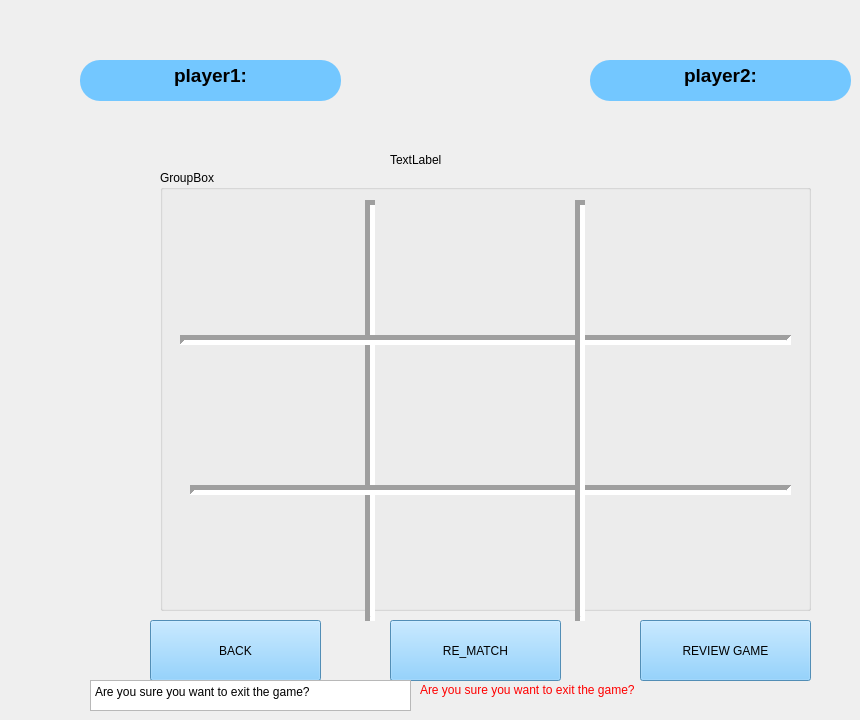
       <widget class="QWidget" name="page_4">
        <widget class="QPushButton" name="grid6">
         <property name="geometry">
          <rect>
           <x>170</x>
           <y>490</y>
           <width>201</width>
           <height>131</height>
          </rect>
         </property>
         <property name="styleSheet">
          <string notr="true">QPushButton
{
border :none;
color:black;
	font: 28pt &quot;Segoe Fluent Icons&quot;;
}
QPushButton:Hover
{
background-color:blue;
}
QPushButton:pressed
{
background-color:red;
}</string>
         </property>
         <property name="text">
          <string/>
         </property>
        </widget>
        <widget class="QPushButton" name="grid5">
         <property name="geometry">
          <rect>
           <x>580</x>
           <y>350</y>
           <width>201</width>
           <height>131</height>
          </rect>
         </property>
         <property name="styleSheet">
          <string notr="true">QPushButton
{
border :none;
color:black;
	font: 28pt &quot;Segoe Fluent Icons&quot;;
}
QPushButton:Hover
{
background-color:blue;
}
QPushButton:pressed
{
background-color:red;
}</string>
         </property>
         <property name="text">
          <string/>
         </property>
        </widget>
        <widget class="QPushButton" name="grid2">
         <property name="geometry">
          <rect>
           <x>580</x>
           <y>200</y>
           <width>201</width>
           <height>131</height>
          </rect>
         </property>
         <property name="styleSheet">
          <string notr="true">QPushButton
{
border :none;
color:black;
	font: 28pt &quot;Segoe Fluent Icons&quot;;
}
QPushButton:Hover
{
background-color:blue;
}
QPushButton:pressed
{
background-color:red;
}</string>
         </property>
         <property name="text">
          <string/>
         </property>
        </widget>
        <widget class="Line" name="line_2">
         <property name="geometry">
          <rect>
           <x>360</x>
           <y>200</y>
           <width>20</width>
           <height>421</height>
          </rect>
         </property>
         <property name="lineWidth">
          <number>5</number>
         </property>
         <property name="orientation">
          <enum>Qt::Orientation::Vertical</enum>
         </property>
        </widget>
        <widget class="Line" name="line_3">
         <property name="geometry">
          <rect>
           <x>190</x>
           <y>480</y>
           <width>601</width>
           <height>20</height>
          </rect>
         </property>
         <property name="lineWidth">
          <number>5</number>
         </property>
         <property name="orientation">
          <enum>Qt::Orientation::Horizontal</enum>
         </property>
        </widget>
        <widget class="QPushButton" name="grid0">
         <property name="geometry">
          <rect>
           <x>160</x>
           <y>200</y>
           <width>201</width>
           <height>131</height>
          </rect>
         </property>
         <property name="styleSheet">
          <string notr="true">QPushButton
{
border :none;
color:black;
	font: 28pt &quot;Segoe Fluent Icons&quot;;
}
QPushButton:Hover
{
background-color:blue;
}
QPushButton:checked {
    background-color: red;
}
</string>
         </property>
         <property name="text">
          <string/>
         </property>
        </widget>
        <widget class="QPushButton" name="grid7">
         <property name="geometry">
          <rect>
           <x>370</x>
           <y>500</y>
           <width>201</width>
           <height>131</height>
          </rect>
         </property>
         <property name="styleSheet">
          <string notr="true">QPushButton
{
border :none;
color:black;
	font: 28pt &quot;Segoe Fluent Icons&quot;;
}
QPushButton:Hover
{
background-color:blue;
}
QPushButton:pressed
{
background-color:red;
}</string>
         </property>
         <property name="text">
          <string/>
         </property>
        </widget>
        <widget class="QPushButton" name="grid4">
         <property name="geometry">
          <rect>
           <x>372</x>
           <y>350</y>
           <width>201</width>
           <height>131</height>
          </rect>
         </property>
         <property name="styleSheet">
          <string notr="true">QPushButton
{
border :none;
color:black;
	font: 28pt &quot;Segoe Fluent Icons&quot;;
}
QPushButton:Hover
{
background-color:blue;
}
QPushButton:pressed
{
background-color:red;
}</string>
         </property>
         <property name="text">
          <string/>
         </property>
        </widget>
        <widget class="QPushButton" name="grid3">
         <property name="geometry">
          <rect>
           <x>160</x>
           <y>350</y>
           <width>201</width>
           <height>131</height>
          </rect>
         </property>
         <property name="styleSheet">
          <string notr="true">QPushButton
{
border :none;
color:black;
	font: 28pt &quot;Segoe Fluent Icons&quot;;
}
QPushButton:Hover
{
background-color:blue;
}
QPushButton:pressed
{
background-color:red;
}
QPushButton[text=&quot;O&quot;] {
    color: black;
   
}
QPushButton[text=&quot;X&quot;] {
    color: white;
    }
</string>
         </property>
         <property name="text">
          <string/>
         </property>
        </widget>
        <widget class="QTextEdit" name="textEdit_2">
         <property name="geometry">
          <rect>
           <x>590</x>
           <y>60</y>
           <width>261</width>
           <height>41</height>
          </rect>
         </property>
         <property name="styleSheet">
          <string notr="true">QTextEdit
{
border :none;
color:black;
background-color: rgb(115, 199, 255);
font: 700 12pt &quot;Rockwell&quot;;    
 border-radius: 20px;
}</string>
         </property>
         <property name="html">
          <string>&lt;!DOCTYPE HTML PUBLIC &quot;-//W3C//DTD HTML 4.0//EN&quot; &quot;http://www.w3.org/TR/REC-html40/strict.dtd&quot;&gt;
&lt;html&gt;&lt;head&gt;&lt;meta name=&quot;qrichtext&quot; content=&quot;1&quot; /&gt;&lt;meta charset=&quot;utf-8&quot; /&gt;&lt;style type=&quot;text/css&quot;&gt;
p, li { white-space: pre-wrap; }
hr { height: 1px; border-width: 0; }
li.unchecked::marker { content: &quot;\2610&quot;; }
li.checked::marker { content: &quot;\2612&quot;; }
&lt;/style&gt;&lt;/head&gt;&lt;body style=&quot; font-family:'Rockwell'; font-size:12pt; font-weight:700; font-style:normal;&quot;&gt;
&lt;p align=&quot;center&quot; style=&quot; margin-top:0px; margin-bottom:0px; margin-left:0px; margin-right:0px; -qt-block-indent:0; text-indent:0px;&quot;&gt;&lt;span style=&quot; font-family:'Segoe UI'; font-size:14pt;&quot;&gt;player2:&lt;/span&gt;&lt;/p&gt;&lt;/body&gt;&lt;/html&gt;</string>
         </property>
        </widget>
        <widget class="QTextEdit" name="textEdit">
         <property name="geometry">
          <rect>
           <x>80</x>
           <y>60</y>
           <width>261</width>
           <height>41</height>
          </rect>
         </property>
         <property name="styleSheet">
          <string notr="true">QTextEdit
{
border :none;
color:black;
background-color: rgb(115, 199, 255);
font: 700 12pt &quot;Rockwell&quot;;    
 border-radius: 20px;
}</string>
         </property>
         <property name="html">
          <string>&lt;!DOCTYPE HTML PUBLIC &quot;-//W3C//DTD HTML 4.0//EN&quot; &quot;http://www.w3.org/TR/REC-html40/strict.dtd&quot;&gt;
&lt;html&gt;&lt;head&gt;&lt;meta name=&quot;qrichtext&quot; content=&quot;1&quot; /&gt;&lt;meta charset=&quot;utf-8&quot; /&gt;&lt;style type=&quot;text/css&quot;&gt;
p, li { white-space: pre-wrap; }
hr { height: 1px; border-width: 0; }
li.unchecked::marker { content: &quot;\2610&quot;; }
li.checked::marker { content: &quot;\2612&quot;; }
&lt;/style&gt;&lt;/head&gt;&lt;body style=&quot; font-family:'Rockwell'; font-size:12pt; font-weight:700; font-style:normal;&quot;&gt;
&lt;p align=&quot;center&quot; style=&quot; margin-top:0px; margin-bottom:0px; margin-left:0px; margin-right:0px; -qt-block-indent:0; text-indent:0px;&quot;&gt;&lt;span style=&quot; font-family:'Segoe UI'; font-size:14pt;&quot;&gt;player1:&lt;/span&gt;&lt;/p&gt;&lt;/body&gt;&lt;/html&gt;</string>
         </property>
        </widget>
        <widget class="QPushButton" name="grid1">
         <property name="geometry">
          <rect>
           <x>370</x>
           <y>200</y>
           <width>201</width>
           <height>131</height>
          </rect>
         </property>
         <property name="styleSheet">
          <string notr="true">QPushButton
{
border :none;
color:black;
	font: 28pt &quot;Segoe Fluent Icons&quot;;
}
QPushButton:Hover
{
background-color:blue;
}
QPushButton:pressed
{
background-color:red;
}</string>
         </property>
         <property name="text">
          <string/>
         </property>
        </widget>
        <widget class="Line" name="line_4">
         <property name="geometry">
          <rect>
           <x>180</x>
           <y>330</y>
           <width>611</width>
           <height>20</height>
          </rect>
         </property>
         <property name="lineWidth">
          <number>5</number>
         </property>
         <property name="orientation">
          <enum>Qt::Orientation::Horizontal</enum>
         </property>
        </widget>
        <widget class="QPushButton" name="grid8">
         <property name="geometry">
          <rect>
           <x>580</x>
           <y>490</y>
           <width>201</width>
           <height>131</height>
          </rect>
         </property>
         <property name="styleSheet">
          <string notr="true">QPushButton
{
border :none;
color:black;
	font: 28pt &quot;Segoe Fluent Icons&quot;;
}
QPushButton:Hover
{
background-color:blue;
}
QPushButton:pressed
{
background-color:red;
}</string>
         </property>
         <property name="text">
          <string/>
         </property>
        </widget>
        <widget class="Line" name="line">
         <property name="geometry">
          <rect>
           <x>570</x>
           <y>200</y>
           <width>20</width>
           <height>421</height>
          </rect>
         </property>
         <property name="lineWidth">
          <number>5</number>
         </property>
         <property name="orientation">
          <enum>Qt::Orientation::Vertical</enum>
         </property>
        </widget>
        <widget class="QPushButton" name="GameReview">
         <property name="geometry">
          <rect>
           <x>640</x>
           <y>620</y>
           <width>171</width>
           <height>61</height>
          </rect>
         </property>
         <property name="maximumSize">
          <size>
           <width>500</width>
           <height>500</height>
          </size>
         </property>
         <property name="styleSheet">
          <string notr="true">QPushButton
{
color:black;
background-color: rgb(115, 199, 255);
 font: 700 14pt &quot;Segoe UI&quot;;
}</string>
         </property>
         <property name="text">
          <string>REVIEW GAME</string>
         </property>
        </widget>
        <widget class="QPushButton" name="Rematch">
         <property name="geometry">
          <rect>
           <x>390</x>
           <y>620</y>
           <width>171</width>
           <height>61</height>
          </rect>
         </property>
         <property name="maximumSize">
          <size>
           <width>500</width>
           <height>500</height>
          </size>
         </property>
         <property name="styleSheet">
          <string notr="true">QPushButton
{
color:black;
background-color: rgb(115, 199, 255);
 font: 700 14pt &quot;Segoe UI&quot;;
}</string>
         </property>
         <property name="text">
          <string>RE_MATCH</string>
         </property>
        </widget>
        <widget class="QPushButton" name="back_4">
         <property name="geometry">
          <rect>
           <x>150</x>
           <y>620</y>
           <width>171</width>
           <height>61</height>
          </rect>
         </property>
         <property name="maximumSize">
          <size>
           <width>500</width>
           <height>500</height>
          </size>
         </property>
         <property name="styleSheet">
          <string notr="true">QPushButton
{
color:black;
background-color: rgb(115, 199, 255);
 font: 700 14pt &quot;Segoe UI&quot;;
}</string>
         </property>
         <property name="text">
          <string>BACK</string>
         </property>
        </widget>
        <widget class="QGroupBox" name="groupBox_2">
         <property name="geometry">
          <rect>
           <x>160</x>
           <y>170</y>
           <width>651</width>
           <height>441</height>
          </rect>
         </property>
         <property name="title">
          <string>GroupBox</string>
         </property>
        </widget>
        <widget class="QLabel" name="label">
         <property name="geometry">
          <rect>
           <x>390</x>
           <y>150</y>
           <width>261</width>
           <height>20</height>
          </rect>
         </property>
         <property name="text">
          <string>TextLabel</string>
         </property>
        </widget>
        <widget class="QTextEdit" name="textEdit_3">
         <property name="geometry">
          <rect>
           <x>90</x>
           <y>680</y>
           <width>321</width>
           <height>31</height>
          </rect>
         </property>
         <property name="styleSheet">
          <string notr="true">&lt;!DOCTYPE HTML PUBLIC &quot;-//W3C//DTD HTML 4.0//EN&quot; &quot;http://www.w3.org/TR/REC-html40/strict.dtd&quot;&gt;
&lt;html&gt;&lt;head&gt;&lt;meta name=&quot;qrichtext&quot; content=&quot;1&quot; /&gt;&lt;meta charset=&quot;utf-8&quot; /&gt;&lt;style type=&quot;text/css&quot;&gt;
p, li { white-space: pre-wrap; }
hr { height: 1px; border-width: 0; }
li.unchecked::marker { content: &quot;\2610&quot;; }
li.checked::marker { content: &quot;\2612&quot;; }
&lt;/style&gt;&lt;/head&gt;&lt;body style=&quot; font-family:'Rockwell'; font-size:12pt; font-weight:700; font-style:normal;&quot;&gt;
&lt;p align=&quot;center&quot; style=&quot; margin-top:0px; margin-bottom:0px; margin-left:0px; margin-right:0px; -qt-block-indent:0; text-indent:0px;&quot;&gt;&lt;span style=&quot; font-family:'Segoe UI'; font-size:14pt;&quot;&gt;Are you sure you want to exit the game?:&lt;/span&gt;&lt;/p&gt;&lt;/body&gt;&lt;/html&gt;</string>
         </property>
         <property name="html">
          <string>&lt;!DOCTYPE HTML PUBLIC &quot;-//W3C//DTD HTML 4.0//EN&quot; &quot;http://www.w3.org/TR/REC-html40/strict.dtd&quot;&gt;
&lt;html&gt;&lt;head&gt;&lt;meta name=&quot;qrichtext&quot; content=&quot;1&quot; /&gt;&lt;meta charset=&quot;utf-8&quot; /&gt;&lt;style type=&quot;text/css&quot;&gt;
p, li { white-space: pre-wrap; }
hr { height: 1px; border-width: 0; }
li.unchecked::marker { content: &quot;\2610&quot;; }
li.checked::marker { content: &quot;\2612&quot;; }
&lt;/style&gt;&lt;/head&gt;&lt;body style=&quot; font-family:'Segoe UI'; font-size:9pt; font-weight:400; font-style:normal;&quot;&gt;
&lt;p style=&quot; margin-top:0px; margin-bottom:0px; margin-left:0px; margin-right:0px; -qt-block-indent:0; text-indent:0px;&quot;&gt;Are you sure you want to exit the game?&lt;/p&gt;&lt;/body&gt;&lt;/html&gt;</string>
         </property>
        </widget>
        <widget class="QLabel" name="label_2">
         <property name="geometry">
          <rect>
           <x>420</x>
           <y>680</y>
           <width>281</width>
           <height>20</height>
          </rect>
         </property>
         <property name="styleSheet">
          <string notr="true">color: rgb(255, 0, 0);</string>
         </property>
         <property name="text">
          <string>Are you sure you want to exit the game?</string>
         </property>
        </widget>
        <zorder>groupBox_2</zorder>
        <zorder>grid6</zorder>
        <zorder>grid5</zorder>
        <zorder>grid2</zorder>
        <zorder>line_2</zorder>
        <zorder>line_3</zorder>
        <zorder>grid0</zorder>
        <zorder>grid7</zorder>
        <zorder>grid4</zorder>
        <zorder>grid3</zorder>
        <zorder>textEdit_2</zorder>
        <zorder>textEdit</zorder>
        <zorder>grid1</zorder>
        <zorder>line_4</zorder>
        <zorder>line</zorder>
        <zorder>GameReview</zorder>
        <zorder>Rematch</zorder>
        <zorder>back_4</zorder>
        <zorder>grid8</zorder>
        <zorder>label</zorder>
        <zorder>textEdit_3</zorder>
        <zorder>label_2</zorder>
       </widget>
